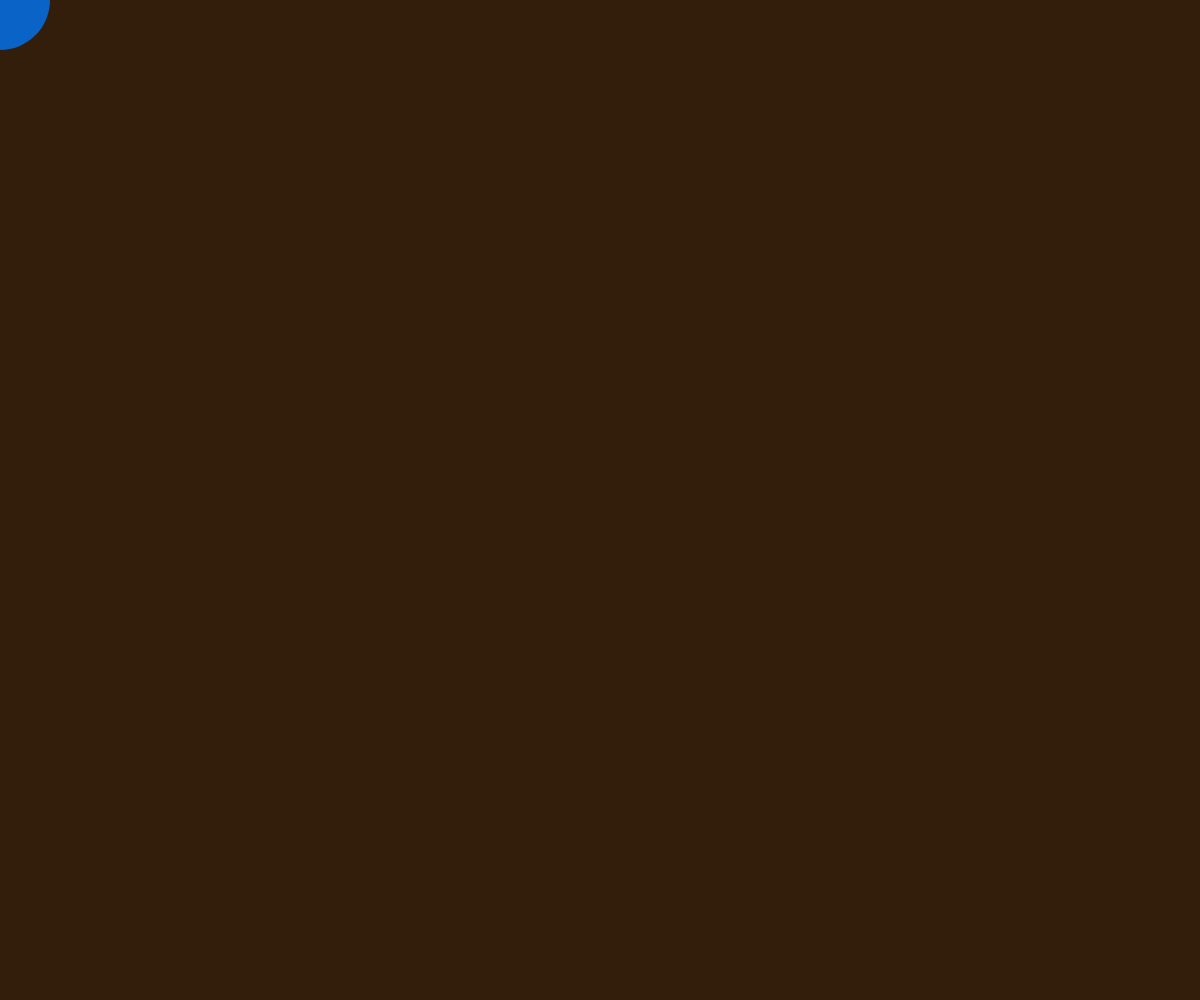
Frame 1 (no input)
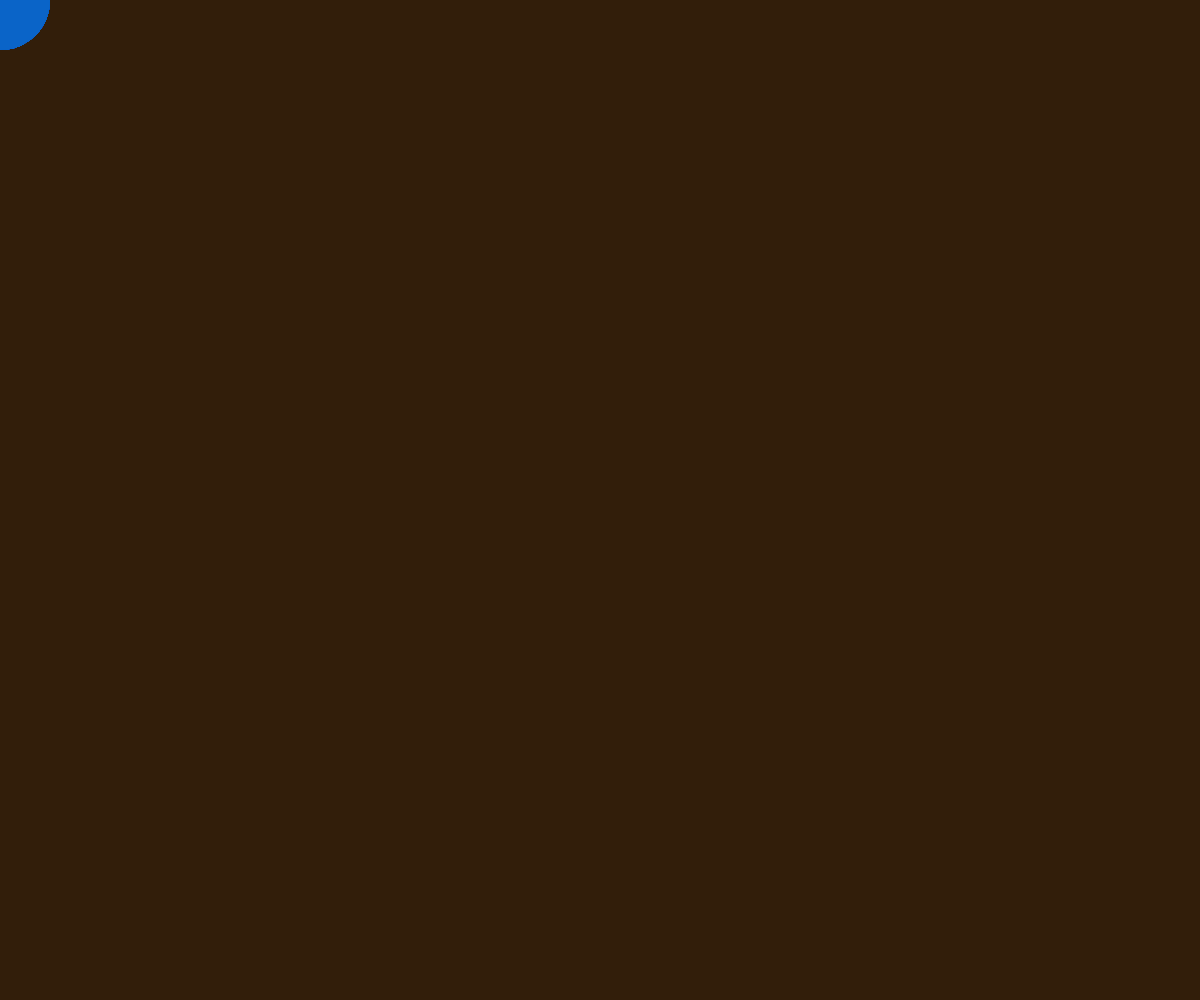
Frame 60 (no input)
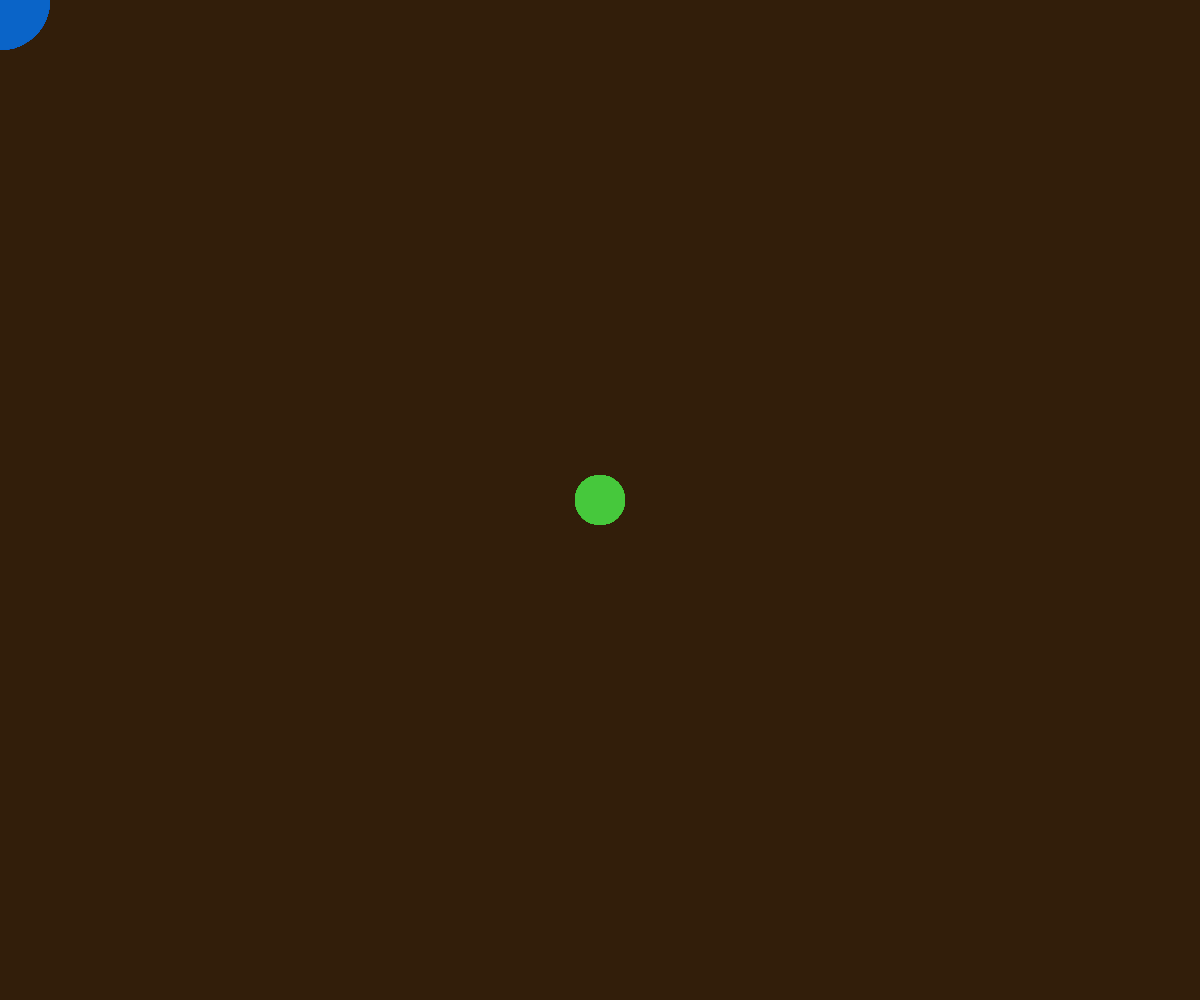
Frame 120 (the mouse pressed at the canvas centre since frame 60)

The p5.js sketch that drew these frames (run headless with seeded random() and noise() and a simulated clock; from frame 60 on, the mouse is pressed at the canvas centre):

// p5.js sketch
// ── sketch.js
function setup() {
  createCanvas(innerWidth, innerHeight);
    background(50, 30, 10);
}

function draw() {

  noStroke();

  if (mouseX < width / 2 && mouseY < height / 2) {
    fill(10, 100, 200)
    ellipse(mouseX, mouseY, 100)

  } else if (mouseX > width / 2 && mouseY < height / 2) {
    fill(255, 30, 100)
    ellipse(mouseX, mouseY, 80)

  } else if (mouseX < width / 2 && mouseY > height / 2) {
    fill(30, 50, 60)
    ellipse(mouseX, mouseY, 30)
  } else {
    fill(70, 200, 60)
    ellipse(mouseX, mouseY, 50)
  }

}
